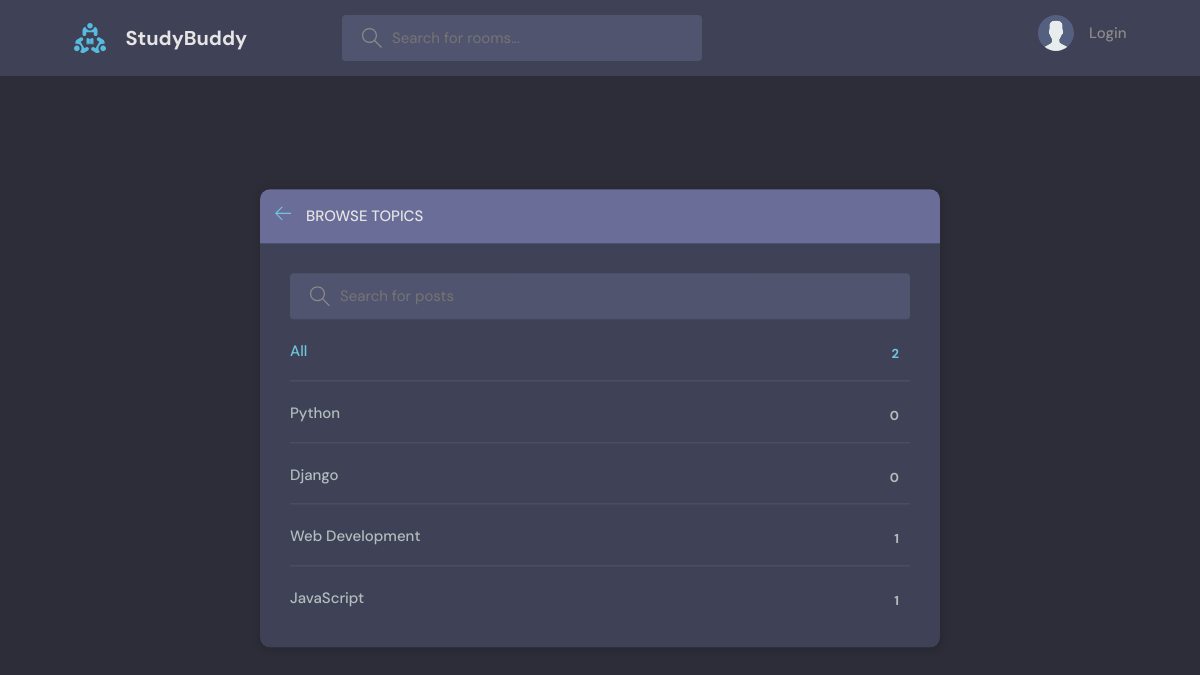
/topics/, run on an earlier commit of the app's database.
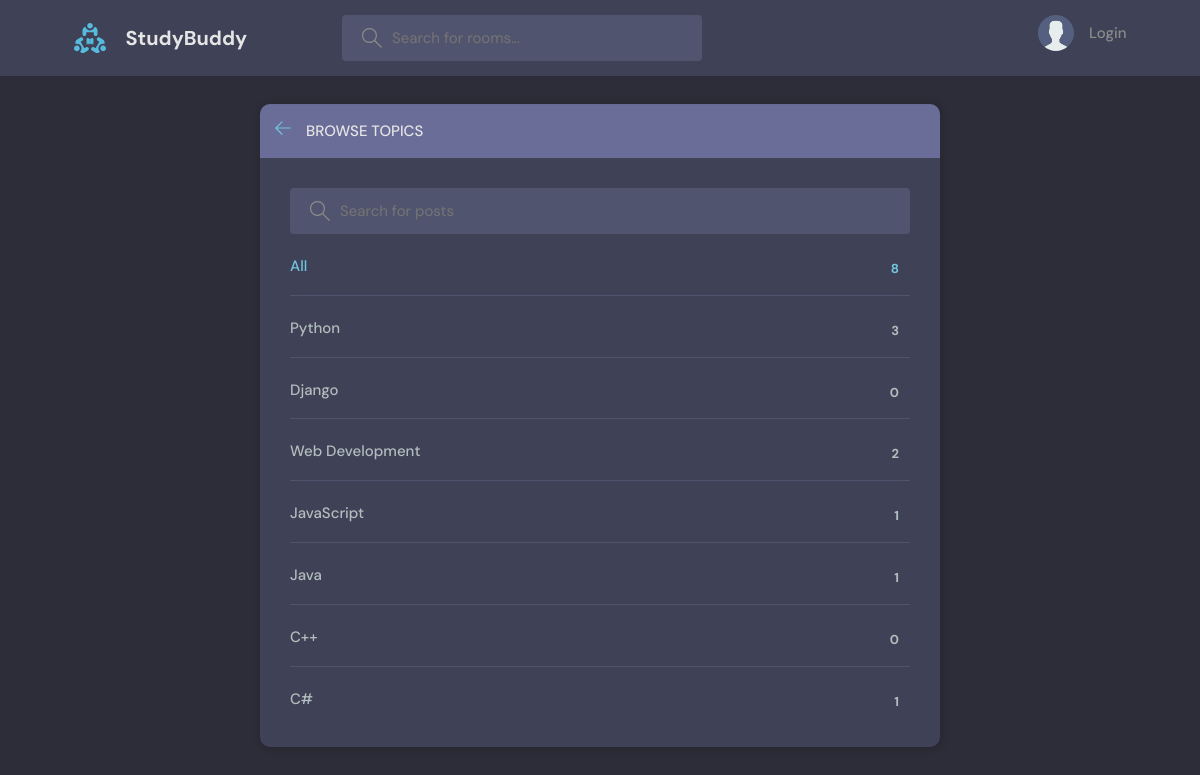
And on a later commit of the database.
### base/models.py (models this page shows, shortened)
class Topic(models.Model):
    name = models.CharField(max_length=200)

### base/views.py (the view)
# urls.py: path('topics/', views.topicsPage, name='topics'),
def topicsPage(request):
    q = request.GET.get('q') if request.GET.get('q') != None else ''
    topics = Topic.objects.filter(name__icontains=q)
    rooms = Room.objects.all()
    context = {'topics': topics, 'rooms': rooms}
    return render(request, 'base/topics.html', context)

### base/templates/base/topics.html (shortened to what this page needs)
{% extends 'main.html' %}
{% block content %}
    <main class="create-room layout">
      <div class="container">
        <div class="layout__box">
          <div class="layout__boxHeader">
            <div class="layout__boxTitle">
              <a href="{% url 'home' %}">
                <svg version="1.1" xmlns="http://www.w3.org/2000/svg" width="32" height="32" viewBox="0 0 32 32">
                  <title>arrow-left</title>
                  <path
                    d="M13.723 2.286l-13.723 13.714 13.719 13.714 1.616-1.611-10.96-10.96h27.625v-2.286h-27.625l10.965-10.965-1.616-1.607z"
                  ></path>
                </svg>
              </a>
              <h3>Browse Topics</h3>
            </div>
          </div>
          <div class="topics-page layout__body">
            <form action="" method="GET" class="header__search">
              <label>
                <input name="q" placeholder="Search for posts" />
              </label>
            </form>
            <ul class="topics__list">
              <li>
                <a href="{% url 'topics' %}" class="active">All <span>{{rooms.count}}</span></a>
              </li>
              {% for topic in topics %}
              <li>
                <a href="{% url 'home' %}?q={{topic.name}}">{{topic.name}} <span>{{topic.room_set.all.count}}</span></a>
              </li>
              {% endfor %}
            </ul>
          </div>
        </div>
      </div>
    </main>
{% endblock content %}

### templates/main.html (shortened to what this page needs)
<!DOCTYPE html>
{% load static %}
<html lang="en">
  <head>
    <link rel="stylesheet" href="{% static 'styles/style.css'%}" />
  </head>
  <body>
    {% include 'navbar.html' %}
    {% block content %}
    {% endblock %}
  </body>
</html>

### templates/navbar.html (shortened to what this page needs)
{% load static %}
<header class="header header--loggedIn">
    <div class="container">
        <a href="{% url 'home' %}" class="header__logo">
            <img src="{% static 'images/logo.svg'%}" />
            <h1>StudyBuddy</h1>
        </a>
        <form class="header__search" method="GET" action ={% url 'home' %}>
            <label>
                <input name="q" placeholder="Search for rooms..." />
            </label>
        <nav class="header__menu">
            {% if request.user.is_authenticated %}
                <div class="header__user">
                    <a href="{% url 'user-profile' user.id %}">
                        <div class="avatar avatar--medium active">
                            <img src="{{user.avatar.url}}" />
                        </div>
                        <p>{{request.user.username}}<span>@{{request.user.username}}</span></p>
                    </a>
                    <button class="dropdown-button">
                        <svg version="1.1" xmlns="http://www.w3.org/2000/svg" width="32" height="32" viewBox="0 0 32 32">
                            <title>chevron-down</title>
                            <path d="M16 21l-13-13h-3l16 16 16-16h-3l-13 13z"></path>
                        </svg>
                    </button>
                </div>
            {% else %}
                <a href="{% url 'login' %}">
                    <img src="{% static 'images/avatar.svg'%}" />
                    <p>Login</p>
                </a>
            {% endif %}
                </nav>
            </div>
        </header>

### static/styles/style.css (style rules this page uses)
:root { --color-main: #71c6dd; --color-main-light: #e1f6fb; --color-dark: #3f4156; --color-dark-medium: #51546e; --color-dark-light: #696d97; --color-light: #e5e5e5; --color-gray: #8b8b8b; --color-light-gray: #b2bdbd; --color-bg: #2d2d39; --color-success: #5dd693; --color-error: #fc4b0b; }
* { font-family: "DM Sans", -apple-system, BlinkMacSystemFont, "Segoe UI", Roboto, Oxygen, Ubuntu, Cantarell, "Open Sans", "Helvetica Neue", sans-serif; margin: 0; padding: 0; box-sizing: border-box; text-rendering: optimizeLegibility; font-size: inherit; }
html { font-size: 56.25%; }
@media only screen and (min-width: 1200px) { html { font-size: 62.5%; } }
body { line-height: 1.6; font-weight: 400; font-size: 1.5rem; color: var(--color-light-gray); background-color: var(--color-bg); min-height: 100vh; }
img { width: 100%; }
a { display: inline-block; color: var(--color-main); text-decoration: none; }
.container { max-width: 120rem; width: 90%; margin: auto; }
.header { padding: 1.5rem; background-color: var(--color-dark); }
.header > .container { display: flex; gap: 9.5rem; }
.header__logo, .header__user { display: flex; gap: 2rem; align-items: center; }
.header__logo > img { height: 3.2rem; width: 3.2rem; }
.header__logo > h1 { font-weight: 700; font-size: 2rem; color: var(--color-light); }
.header__search > label { background-color: var(--color-dark-medium); padding: 1.3rem 1rem; display: flex; align-items: center; gap: 1rem; border-radius: 4px; }
.header__search svg { fill: var(--color-gray); width: 2rem; height: 2rem; margin-left: 1rem; }
.header__search input { width: 30rem; background: transparent; border: none; outline: none; color: var(--color-light); }
.header__menu { margin-left: auto; position: relative; }
.header__menu a { display: flex; gap: 1.5rem; align-items: center; font-weight: 500; text-decoration: none; color: var(--color-gray); }
.header__menu img { height: 3.6rem; }
.header__menu p { line-height: 1.2; }
.layout { margin-top: 2.4rem; }
.layout > .container { display: flex; justify-content: space-between; align-items: flex-start; }
.layout__box { width: 90%; max-width: 48rem; min-height: 40rem; position: absolute; top: 50%; left: 50%; transform: translate(-50%, -46%); background-color: var(--color-dark); border-radius: 1rem; box-shadow: 1px 1px 6px 3px rgba(0, 0, 0, 0.1); overflow: hidden; }
.layout__boxHeader { display: flex; padding: 1.5rem; background-color: var(--color-dark-light); }
.layout__boxTitle { display: flex; gap: 1.5rem; align-items: center; }
.layout__boxTitle h3 { text-transform: uppercase; font-weight: 500; color: var(--color-light); }
.layout__boxTitle svg { width: 1.6rem; height: 1.6rem; fill: var(--color-main); }
.layout__body { margin: 3rem; }
.topics__list { list-style: none; }
.topics__list li a { display: flex; justify-content: space-between; margin-bottom: 3rem; font-weight: 500; color: var(--color-light-gray); transition: all 0.3s ease-in-out; }
.topics__list li a.active, .topics__list li a:hover { color: var(--color-main); }
.topics__list li a span { padding: 0.5rem 1rem; background-color: var(--color-dark); border-radius: 3px; font-size: 1.3rem; font-weight: 700; letter-spacing: 1px; }
.topics-page .topics__list li:not(:last-child) a { margin: 2rem 0; padding-bottom: 1rem; text-decoration: none; border-bottom: 1px solid var(--color-dark-medium); }
.topics-page .header__search { display: block; }
.create-room.layout .layout__box { max-width: 68rem; }

What changed in the data, as far as the page shows it:
computed for Topic "Python": room_set.all.count "0" → "3"
computed for Topic "Web Development": room_set.all.count "1" → "2"
added Topic: name "Java", room_set.all.count "1"
added Topic: name "C++", room_set.all.count "0"
added Topic: name "C#", room_set.all.count "1"
Also different on the page:
{{ rooms.count }}: "2" → "8"
